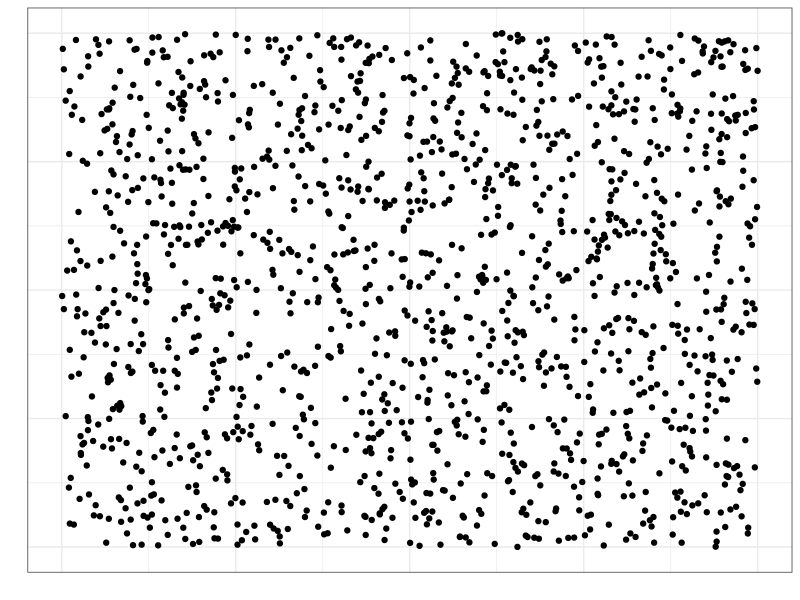
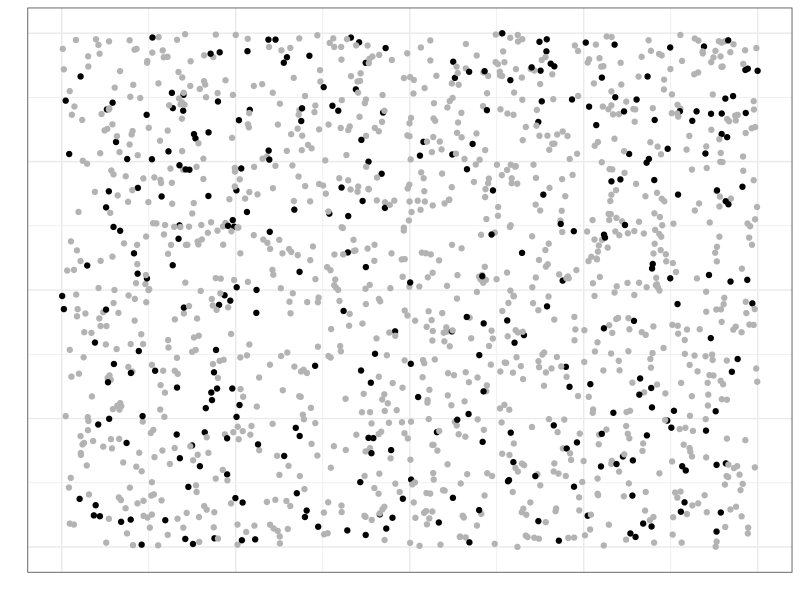
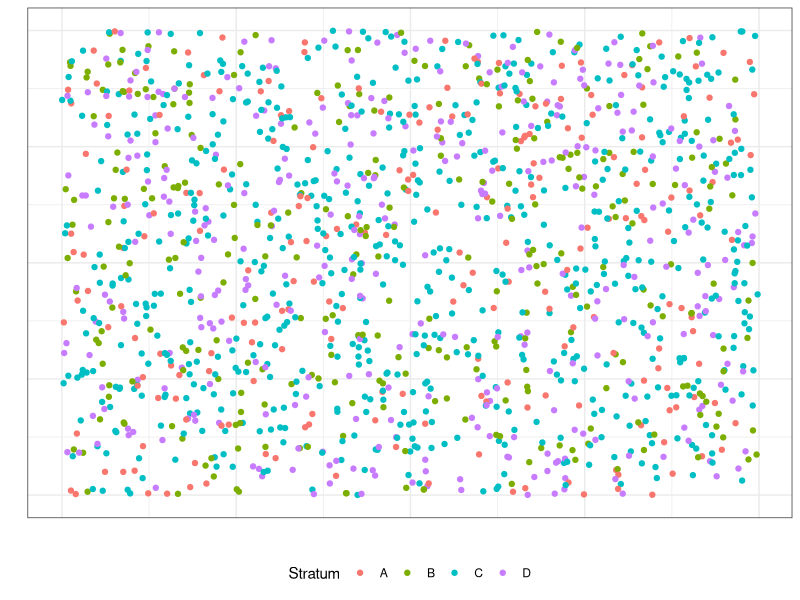
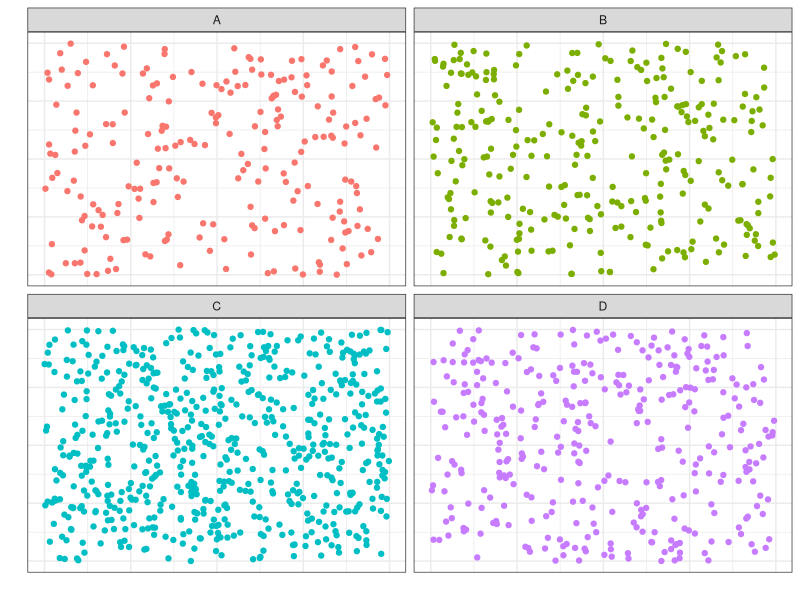
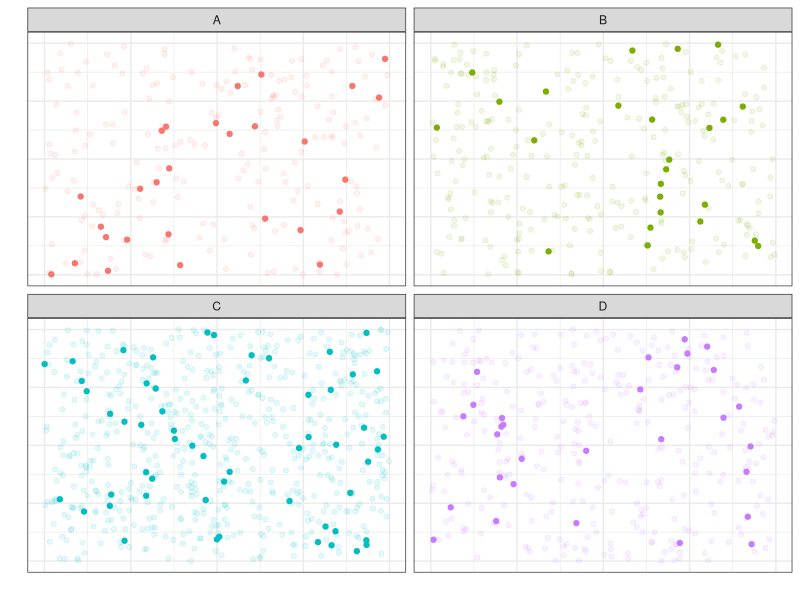
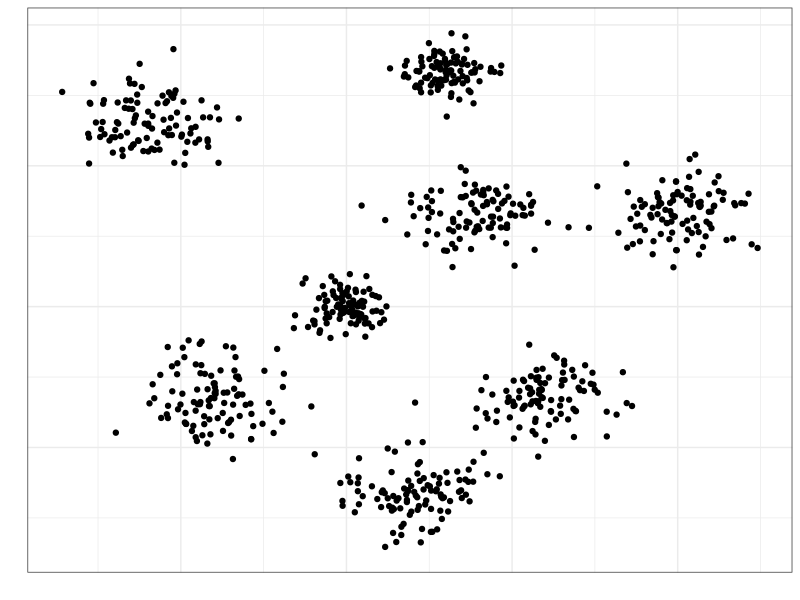
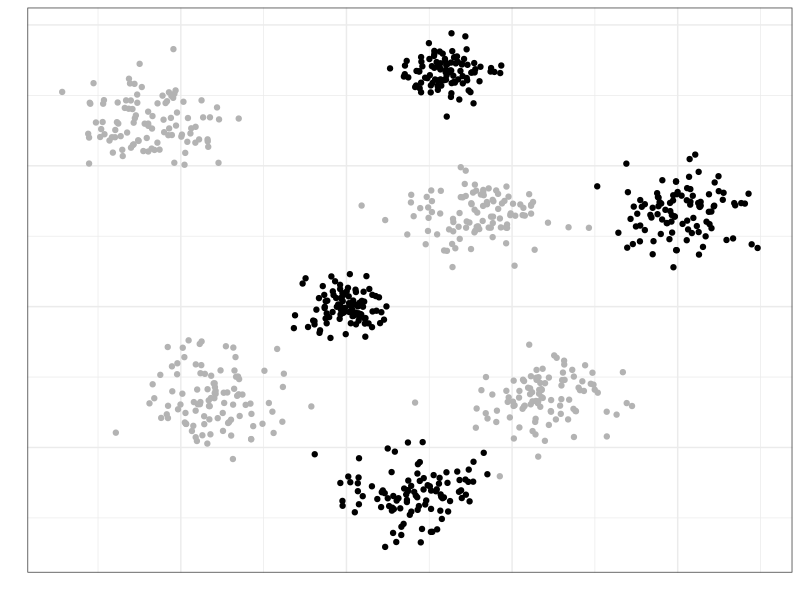
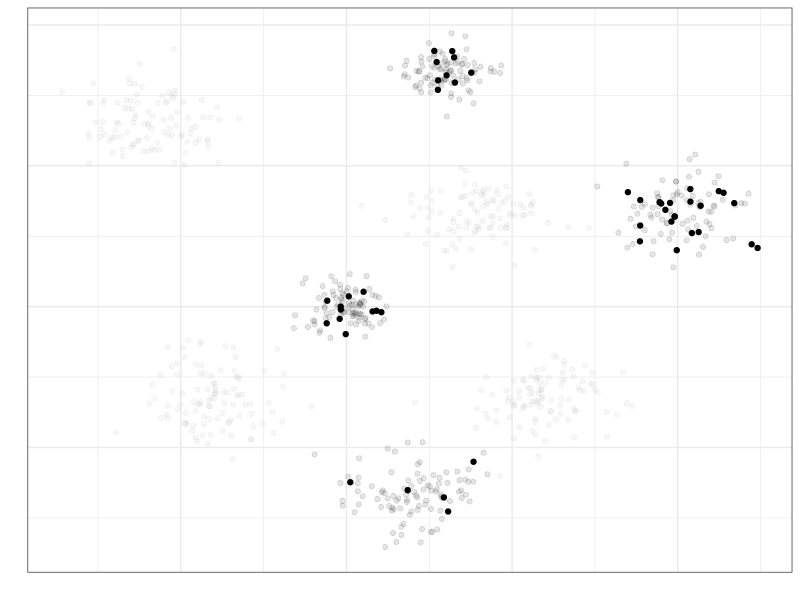

Write the R code that produced these figures, in order.
## ---- chunk 1
knitr::opts_chunk$set(echo = FALSE, eval = TRUE, message = FALSE, warning = FALSE)
## ---- chunk 2
library(tidyverse)
theme_set(theme_bw())
library(ggforce)
## ---- chunk 3
tibble(x = runif(1500), 
       y = runif(1500), 
       smpl = sample(c(TRUE, FALSE), 1500, 
                     replace = TRUE, prob = c(.2, .8))) -> simple_random_pop

simple_random_pop %>% 
  ggplot(aes(x, y)) +
  geom_point() +
  guides(x = "none", y = "none") +
  labs(x = "", y = "")
## ---- chunk 4
simple_random_pop %>% 
  ggplot(aes(x, y, color = smpl)) +
  geom_point() +
  guides(x = "none", y = "none", color = "none") +
  labs(x = "", y = "") +
  scale_color_manual(values = c(`TRUE` = "black", `FALSE` = "gray70"))
## ---- chunk 5
tibble(x = runif(1500), 
       y = runif(1500), 
       strat = sample(c("A", "B", "C", "D"), 1500, 
                      replace = TRUE, prob = c(.15, .2, .4, .25)),
       smpl = sample(c(TRUE, FALSE), 1500, 
                     replace = TRUE, prob = c(.1, .9))) -> strat_pop

strat_pop %>% 
  ggplot(aes(x, y, color = strat)) +
  geom_point() +
  guides(x = "none", y = "none") +
  labs(x = "", y = "", color = "Stratum") +
  theme(legend.position = "bottom")
## ---- chunk 6
strat_pop %>% 
  ggplot(aes(x, y, color = strat)) +
  geom_point() +
  guides(x = "none", y = "none", color = "none") +
  facet_wrap(~ strat) +
  labs(x = "", y = "", color = "Stratum") +
  theme(legend.position = "bottom")
## ---- chunk 7
strat_pop %>% 
  ggplot(aes(x, y, color = strat, alpha = smpl)) +
  geom_point() +
  guides(x = "none", y = "none", color = "none", alpha = "none") +
  facet_wrap(~ strat) +
  labs(x = "", y = "", color = "Stratum") +
  theme(legend.position = "bottom")
## ---- chunk 8
tibble(x = rnorm(100, 0, .3),
       y = rnorm(100, 0, .3), 
       cluster = TRUE,
       smpl = sample(c(TRUE, FALSE), 100, replace = TRUE, prob = c(.1, .9))) %>% 
  bind_rows(
    tibble(
      x = rnorm(100, 2, .5),
      y = rnorm(100, 2, .5),
      cluster = FALSE, 
      smpl = FALSE
    )
  ) %>% 
  bind_rows(
    tibble(
      x = rnorm(100, -2, .5),
       y = rnorm(100, -2, .5),
      cluster = FALSE,
      smpl = FALSE
    )
  ) %>% 
  bind_rows(
    tibble(
      x = rnorm(100, 1.5, .3),
       y = rnorm(100, 5, .3),
      cluster = TRUE,
      smpl = sample(c(TRUE, FALSE), 100, replace = TRUE, prob = c(.1, .9))
    )
  ) %>% 
  bind_rows(
    tibble(
      x = rnorm(100, 3, .5),
       y = rnorm(100, -2, .5),
      cluster = FALSE,
      smpl = FALSE
    )
  ) %>% 
  bind_rows(
    tibble(
      x = rnorm(100, 1, .5),
       y = rnorm(100, -4, .5),
      cluster = TRUE,
      smpl = sample(c(TRUE, FALSE), 100, replace = TRUE, prob = c(.1, .9))
    )
  ) %>% 
  bind_rows(
    tibble(
      x = rnorm(100, 5, .5),
       y = rnorm(100, 2, .5),
      cluster = TRUE,
      smpl = sample(c(TRUE, FALSE), 100, replace = TRUE, prob = c(.2, .8))
    )
  ) %>% 
  bind_rows(
    tibble(
      x = rnorm(100, -3, .5),
       y = rnorm(100, 4, .5),
      cluster = FALSE,
      smpl = FALSE
    )
  ) -> cluster_pop

cluster_pop %>% 
  ggplot(aes(x, y)) +
  geom_point() +
  guides(x = "none", y = "none", color = "none", alpha = "none") +
  labs(x = "", y = "")
## ---- chunk 9
cluster_pop %>% 
  ggplot(aes(x, y, color = cluster)) +
  geom_point() +
  guides(x = "none", y = "none", color = "none", alpha = "none") +
  labs(x = "", y = "") +
  scale_color_manual(values = c(`TRUE` = "black", `FALSE` = "gray70"))
## ---- chunk 10
cluster_pop %>% 
  ggplot(aes(x, y, color = cluster, alpha = smpl)) +
  geom_point() +
  guides(x = "none", y = "none", color = "none", alpha = "none") +
  labs(x = "", y = "") +
  scale_color_manual(values = c(`TRUE` = "black", `FALSE` = "gray70"))
## ---- chunk 11
ggplot() +
  geom_rect(aes(xmin = -.5, xmax = .5, ymin = -.5, ymax = .5), color = "black", alpha = 0, linewidth = 1) +
  geom_circle(aes(x0 = 0, y0 = 0, r = .5)) +
  guides(x = "none", y = "none") +
  coord_fixed()
## ---- chunk 12
tibble(x = runif(100, -.5, .5),
       y = runif(100, -.5, .5)) %>% 
ggplot() +
  geom_rect(aes(xmin = -.5, xmax = .5, ymin = -.5, ymax = .5), color = "black", alpha = 0, linewidth = 1) +
  geom_circle(aes(x0 = 0, y0 = 0, r = .5)) +
  geom_point(aes(x, y)) +
  guides(x = "none", y = "none") +
  labs(x = "", y = "") +
  coord_fixed()
## ---- chunk 13
tibble(x = runif(1000, -.5, .5),
       y = runif(1000, -.5, .5),
       d = sqrt(x^2 + y^2),
       incirc = ifelse(d <= .5, TRUE, FALSE)) %>% 
ggplot() +
  geom_rect(aes(xmin = -.5, xmax = .5, ymin = -.5, ymax = .5), color = "black", alpha = 0, linewidth = 1) +
  geom_circle(aes(x0 = 0, y0 = 0, r = .5)) +
  geom_point(aes(x, y, color = incirc)) +
  guides(x = "none", y = "none", color = "none") +
  labs(x = "", y = "") +
  coord_fixed() +
  scale_color_manual(values = c(`TRUE` = "black", `FALSE` = "gray70"))
